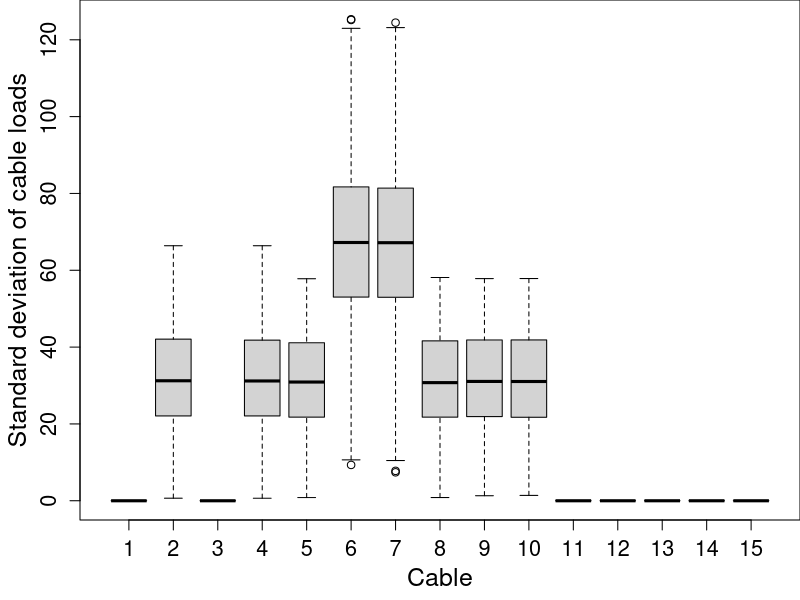

R code for this plot:
xpData = read.csv(file = "sgc-2020-impactuload-sc.csv", header = TRUE)

par(mgp=c(2.5,1,0), mar=c(4,4,0,0))

boxplot(std~cableId,
        data=xpData,
        ylab="Standard deviation of cable loads",
        xlab="Cable",
        cex.lab=1.5,
        cex.axis=1.3
)